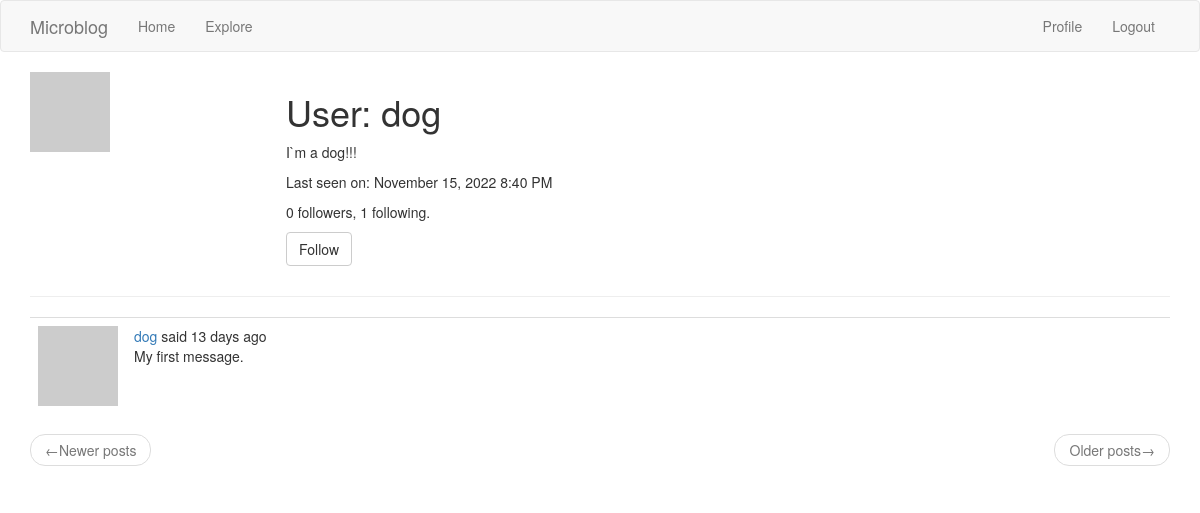
The page /user/dog (signed in) on the database as committed earlier.
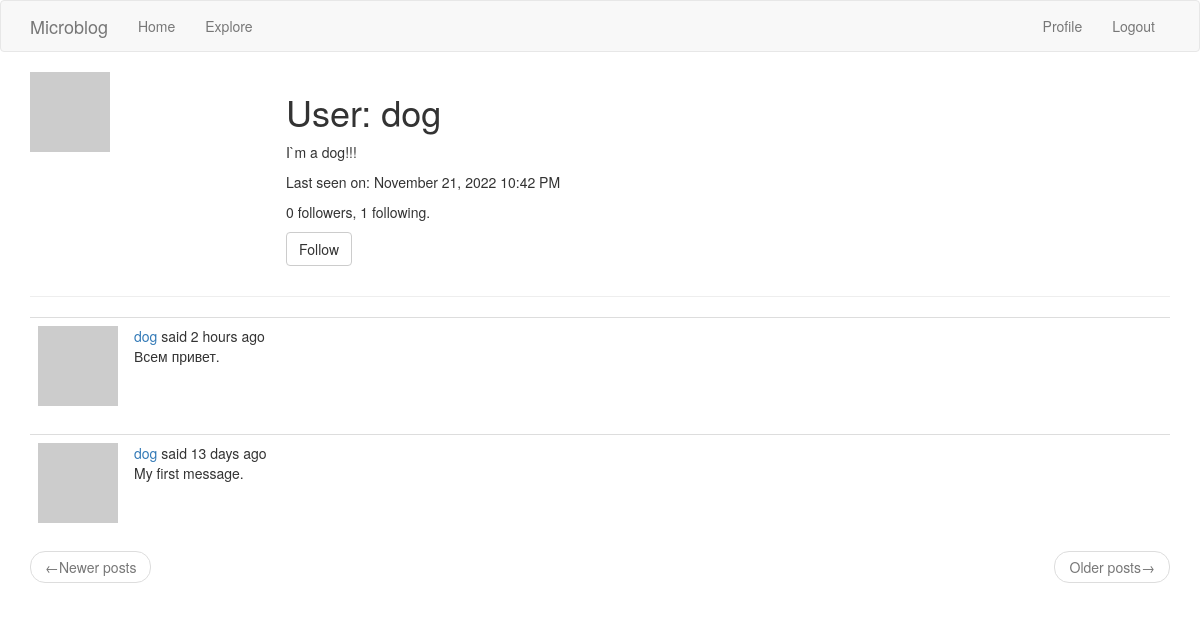
The same page on the database as committed later.
### app/models.py (models this page shows, shortened)
class User(UserMixin, db.Model):
    id = db.Column(
        db.Integer,
        primary_key=True,
    )
    username = db.Column(
        db.String(64),
        index=True,
        unique=True,
    )
    email = db.Column(
        db.String(120),
        index=True,
        unique=True,
    )
    password_hash = db.Column(
        db.String(128),
    )
    about_me = db.Column(
        db.String(140)
    )
    last_seen = db.Column(
        db.DateTime, default=datetime.utcnow
    )
    posts = db.relationship(
        'Post',
        backref='author',
        lazy='dynamic',
    )
    followed = db.relationship(
        'User',
        secondary=followers,
        primaryjoin=(followers.c.follower_id == id),
        secondaryjoin=(followers.c.followed_id == id),
        backref=db.backref('followers', lazy='dynamic'),
        lazy='dynamic',
    )
    def avatar(self, size):
        digest = md5(self.email.lower().encode('utf-8')).hexdigest()
        return f'https://www.gravatar.com/avatar/{digest}?d=identicon&s={size}'
    def is_following(self, user):
        return self.followed.filter(
            followers.c.followed_id == user.id).count() > 0

class Post(db.Model):
    id = db.Column(
        db.Integer,
        primary_key=True,
    )
    body = db.Column(
        db.String(140),
    )
    timestamp = db.Column(
        db.DateTime,
        index=True,
        default=datetime.utcnow,
    )
    user_id = db.Column(
        db.Integer(),
        db.ForeignKey('user.id'),
    )

### app/main/routes.py (the view)
@bp.route('/user/<username>')
@login_required
def user(username):
    user = User.query.filter_by(username=username).first_or_404()
    page = request.args.get('page', 1, type=int)
    posts = user.posts.order_by(Post.timestamp.desc()).paginate(
        page=page, per_page=current_app.config['POSTS_PER_PAGE'], error_out=False)
    next_url = url_for('main.user', username=user.username, page=posts.next_num) \
        if posts.has_next else None
    prev_url = url_for('main.user', username=user.username, page=posts.prev_num) \
        if posts.has_prev else None
    form = EmptyForm()
    context = {
        'user': user,
        'posts': posts.items,
        'form': form,
        'next_url': next_url,
        'prev_url': prev_url,
    }
    return render_template('user.html', **context)

### app/main/forms.py
class EmptyForm(FlaskForm):
    submit = SubmitField(_('Submit'))

### app/main/routes.py (called while the page is built)
@bp.before_request
def before_request():
    if current_user.is_authenticated:
        current_user.last_seen = datetime.utcnow()
        db.session.commit()
    g.locale = str(get_locale())

### app/models.py (called while the page is built)
@login.user_loader
def load_user(id):
    return User.query.get(int(id))

### app/templates/user.html (shortened to what this page needs)
{% extends 'base.html' %}
{% block app_content %}
  <table style="table table-hover">
    <tr valign="top">
      <td width="256px"><img src="{{ user.avatar(256) }}"></td>
      <td>
        <h1>{{ _('User') }}: {{ user.username }}</h1>
        {% if user.about_me %}
          <p>
            {{ user.about_me }}
          </p>
        {% endif %}
        {% if user.last_seen %}
          <p>
            {{ _('Last seen on') }}: {{ moment(user.last_seen).format('LLL') }}
          </p>
        {% endif %}
        <p>
          {{ _('%(count)d followers', count=user.followers.count()) }},
          {{ _('%(count)d following.', count=user.followed.count()) }}
        </p>
        {% if user == current_user %}
          <p>
            <a href="{{ url_for('main.edit_profile') }}">{{ _('Edit your profile') }}</a>
          </p>
        {% elif not current_user.is_following(user)%}
          <p>
            <form action="{{ url_for('main.follow', username=user.username) }}" method="post">
              {{ form.submit(value=_('Follow'), class_='btn btn-default')}}
            </form>
          </p>
        {% endif %}
      </td>
    </tr>
  </table>
  <hr>
  {% for post in posts %}
      {% include "_post.html" %}
  {% endfor %}
  <nav aria-label="...">
    <ul class="pager">
      <li class="previous {% if not prev_url %} disabled {% endif %}">
        <a href="{{ prev_url or '#' }}">
          <span aria-hidden="true">&larr;</span>{{ _('Newer posts') }}
        </a>
      </li>
      <li class="next {% if not next_url %} disabled {% endif %}">
        <a href="{{ next_url or '#' }}">
          {{ _('Older posts') }}<span aria-hidden="true">&rarr;</span>
        </a>
      </li>
    </ul>
  </nav>
{% endblock app_content %}

### app/templates/base.html (shortened to what this page needs)
{% extends 'bootstrap/base.html' %}
{% block navbar %}
  <nav class="navbar navbar-default">
    <div class="container">
      <div class="navbar-header">
        <a class="navbar-brand" href="{{ url_for('main.index') }}">{{ _('Microblog') }}</a>
      </div>
      <div class="collapse navbar-collapse" id="bs-example-navbar-collapse-1">
        <ul class="nav navbar-nav">
          <li><a href="{{ url_for('main.index') }}">{{ _('Home') }}</a></li>
          <li><a href="{{ url_for('main.explore') }}">{{ _('Explore') }}</a></li>
        </ul>
        <ul class="nav navbar-nav navbar-right">
          {% if current_user.is_anonymous %}
            <li><a href="{{ url_for('auth.login') }}">{{ _('Login') }}</a></li>
          {% else %}
            <li><a href="{{ url_for('main.user', username=current_user.username) }}">{{ _('Profile') }}</a></li>
            <li><a href="{{ url_for('auth.logout') }}">{{ _('Logout') }}</a></li>
          {% endif %}
        </ul>
      </div>
    </div>
  </nav>
{% endblock navbar %}
{% block content %}
  <div class="container">
    {% block app_content %}
    {% endblock app_content %}
  </div>
{% endblock content %}

### app/templates/_post.html (shortened to what this page needs)
<table class="table table-hover">
  <tr>
    <td width="70px">
      <a href="{{ url_for('main.user', username=post.author.username) }}">
        <img src="{{ post.author.avatar(70) }}">
      </a>
    </td>
    <td>
      {{ _('%(username)s said %(when)s', username=user_link, when=moment(post.timestamp).fromNow()) }}
      <br>
      {{ post.body }}
    </td>
  </tr>
</table>

Rows that differ between the two databases and show on the page:
changed User "dog": last_seen "November 15, 2022 8:40 PM" → "November 21, 2022 10:42 PM"
added Post: body "Всем привет."
